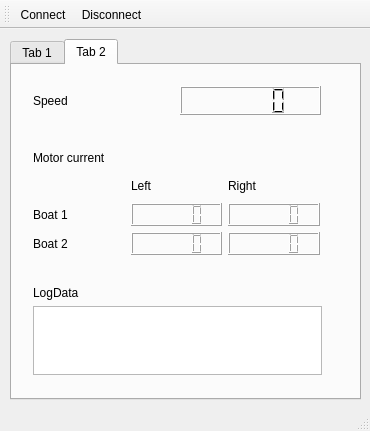
<?xml version="1.0" encoding="UTF-8"?>
<ui version="4.0">
 <class>MainWindow</class>
 <widget class="QMainWindow" name="MainWindow">
  <property name="geometry">
   <rect>
    <x>0</x>
    <y>0</y>
    <width>370</width>
    <height>431</height>
   </rect>
  </property>
  <property name="windowTitle">
   <string>UsainBoat</string>
  </property>
  <widget class="QWidget" name="centralWidget">
   <widget class="QTabWidget" name="Tabbox">
    <property name="geometry">
     <rect>
      <x>10</x>
      <y>10</y>
      <width>351</width>
      <height>361</height>
     </rect>
    </property>
    <property name="currentIndex">
     <number>1</number>
    </property>
    <widget class="QWidget" name="ModeTab">
     <attribute name="title">
      <string>Tab 1</string>
     </attribute>
     <widget class="QWidget" name="verticalLayoutWidget_3">
      <property name="geometry">
       <rect>
        <x>10</x>
        <y>10</y>
        <width>171</width>
        <height>121</height>
       </rect>
      </property>
      <layout class="QVBoxLayout" name="verticalLayout_3">
       <item>
        <widget class="QLabel" name="label_3">
         <property name="text">
          <string>Modes</string>
         </property>
        </widget>
       </item>
       <item>
        <layout class="QVBoxLayout" name="verticalLayout_2">
         <item>
          <widget class="QRadioButton" name="radioButton_2">
           <property name="text">
            <string>Boat 1 Leads</string>
           </property>
           <property name="checked">
            <bool>true</bool>
           </property>
          </widget>
         </item>
         <item>
          <widget class="QRadioButton" name="radioButton">
           <property name="text">
            <string>Boat 2 Leads</string>
           </property>
          </widget>
         </item>
         <item>
          <widget class="QRadioButton" name="radioButton_3">
           <property name="text">
            <string>Relay</string>
           </property>
          </widget>
         </item>
         <item>
          <widget class="QRadioButton" name="radioButton_4">
           <property name="text">
            <string>Sprint</string>
           </property>
          </widget>
         </item>
        </layout>
       </item>
      </layout>
     </widget>
    </widget>
    <widget class="QWidget" name="LogTab">
     <attribute name="title">
      <string>Tab 2</string>
     </attribute>
     <widget class="QWidget" name="verticalLayoutWidget">
      <property name="geometry">
       <rect>
        <x>10</x>
        <y>210</y>
        <width>311</width>
        <height>111</height>
       </rect>
      </property>
      <layout class="QVBoxLayout" name="verticalLayout">
       <item>
        <widget class="QLabel" name="label">
         <property name="text">
          <string>LogData</string>
         </property>
        </widget>
       </item>
       <item>
        <widget class="QTextEdit" name="LogDataBrowser"/>
       </item>
      </layout>
     </widget>
     <widget class="QWidget" name="gridLayoutWidget">
      <property name="geometry">
       <rect>
        <x>10</x>
        <y>10</y>
        <width>310</width>
        <height>51</height>
       </rect>
      </property>
      <layout class="QGridLayout" name="gridLayout">
       <item row="0" column="0">
        <widget class="QLabel" name="label_2">
         <property name="text">
          <string>Speed</string>
         </property>
        </widget>
       </item>
       <item row="0" column="1">
        <widget class="QLCDNumber" name="lcdNumber"/>
       </item>
      </layout>
     </widget>
     <widget class="QWidget" name="gridLayoutWidget_2">
      <property name="geometry">
       <rect>
        <x>10</x>
        <y>70</y>
        <width>309</width>
        <height>131</height>
       </rect>
      </property>
      <layout class="QGridLayout" name="gridLayout_2">
       <item row="2" column="1">
        <widget class="QLCDNumber" name="lcdNumber_2"/>
       </item>
       <item row="1" column="2">
        <widget class="QLabel" name="label_8">
         <property name="text">
          <string>Right</string>
         </property>
        </widget>
       </item>
       <item row="2" column="0">
        <widget class="QLabel" name="label_5">
         <property name="text">
          <string>Boat 1</string>
         </property>
        </widget>
       </item>
       <item row="2" column="2">
        <widget class="QLCDNumber" name="lcdNumber_3"/>
       </item>
       <item row="3" column="0">
        <widget class="QLabel" name="label_4">
         <property name="text">
          <string>Boat 2</string>
         </property>
        </widget>
       </item>
       <item row="3" column="2">
        <widget class="QLCDNumber" name="lcdNumber_5"/>
       </item>
       <item row="3" column="1">
        <widget class="QLCDNumber" name="lcdNumber_4"/>
       </item>
       <item row="1" column="1">
        <widget class="QLabel" name="label_7">
         <property name="text">
          <string>Left</string>
         </property>
        </widget>
       </item>
       <item row="0" column="0">
        <widget class="QLabel" name="label_6">
         <property name="text">
          <string>Motor current</string>
         </property>
        </widget>
       </item>
      </layout>
     </widget>
    </widget>
   </widget>
  </widget>
  <widget class="QToolBar" name="mainToolBar">
   <attribute name="toolBarArea">
    <enum>TopToolBarArea</enum>
   </attribute>
   <attribute name="toolBarBreak">
    <bool>false</bool>
   </attribute>
   <addaction name="actionConnect"/>
   <addaction name="actionDisconnect"/>
  </widget>
  <widget class="QStatusBar" name="statusBar"/>
  <action name="actionConnect">
   <property name="text">
    <string>Connect</string>
   </property>
  </action>
  <action name="actionDisconnect">
   <property name="text">
    <string>Disconnect</string>
   </property>
  </action>
 </widget>
 <layoutdefault spacing="6" margin="11"/>
 <resources/>
 <connections/>
</ui>
